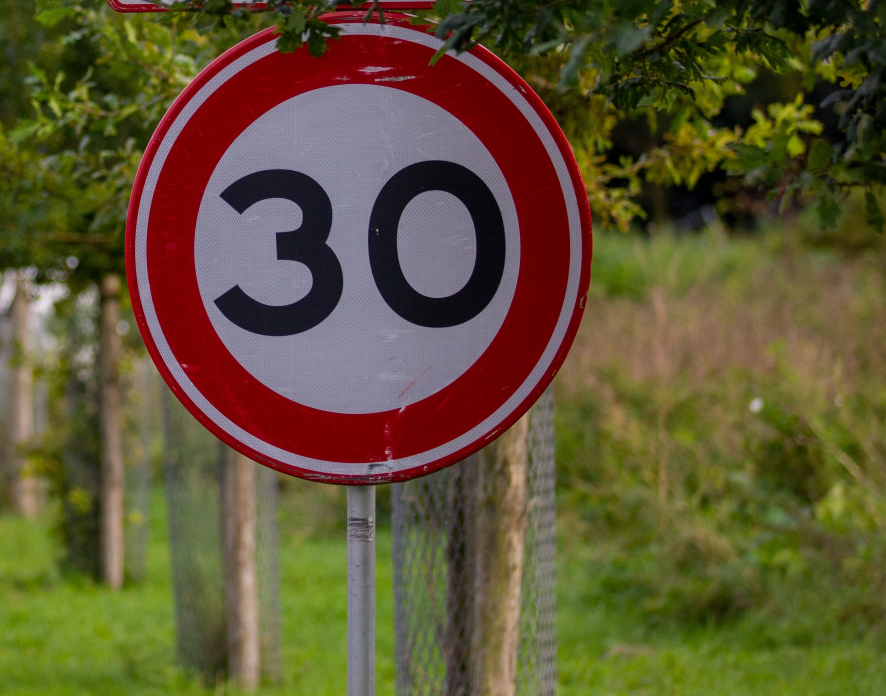
#> input picture german_roads_signs/road_sign_30peed.jpg, 2658 x 2088 px, given as the content of the folder german_roads_signs/road_sign_30peed.jpg, which was not available (shown at 1/3 size)
$ python -i utils.py   (imports and definitions only)
#> lines starting #> are read from the running program, lines starting #| are printed output that depends on the picture
import pandas as pd
from PIL import Image
from matplotlib import pyplot as plt
import numpy as np
import cv2
import os

# this function will help up to load images and preprocess them before inputting them into our model for testing (they need to be in jpg or png)

def get_imgs(path, size=(32, 32), grayscale=False):
    """ Returns a list of images from a folder as a numpy array """
#> called with path = 'german_roads_signs/road_sign_30peed.jpg', size = (32, 32), grayscale = False
    img_list = [os.path.join(path,f) for f in os.listdir(path) if f.endswith(".jpg") or f.endswith(".png")]
    imgs = None
    if grayscale:
        imgs = np.empty([len(img_list), size[0], size[1]], dtype=np.uint8)
    else:
        imgs = np.empty([len(img_list), size[0], size[1], 3], dtype=np.uint8)

    for i, img_path in enumerate(img_list):
        img = Image.open(img_path).convert('RGB')
#> img is the input picture: PIL image 2658x2088 RGB; mean R, G, B 95.7, 84.6, 51.7
        img = img.resize(size)
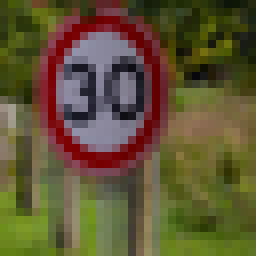
#> img: PIL image 32x32 RGB (shown 8 times larger); mean R, G, B 95.8, 84.8, 51.8
        im = np.array(to_grayscale(img)) if grayscale else np.array(img)
        imgs[i] = im

    return imgs

# display images contained in the img lists and their labels
def show_imgs(img_list, img_labels, title, cols=2, fig_size=(15, 15), show_ticks=True):
    """ Utility function to show us a list of traffic sign images """
    img_count = len(img_list)
    rows = img_count // cols
    cmap = None
    fig, axes = plt.subplots(rows, cols, figsize=fig_size)

    for i in range(0, img_count):
        img_name = img_labels[i]
        img = img_list[i]

        if len(img.shape) < 3 or img.shape[-1] < 3:
            cmap = "gray"
            img = np.reshape(img, (img.shape[0], img.shape[1]))

        if not show_ticks:
            axes[i].axis("off")

        axes[i].imshow(img, cmap=cmap)

    fig.suptitle(title, fontsize=12, fontweight='bold', y = 0.6)
    fig.tight_layout()
    plt.show()

    return

#Image processing functions

def to_normalize(img):
    """ Normalize the input images """
    gray_img  = np.sum(img, axis=3, keepdims=True)/3
    gray_img -= np.mean(gray_img, axis=0)
    gray_img /= (np.std(gray_img, axis=0) + np.finfo('float32').eps)

    return gray_img

def to_grayscale(img):
    """ Converts an image in RGB format to grayscale using OpenCV """
    return cv2.cvtColor(img, cv2.COLOR_RGB2GRAY)

>>> result = get_imgs('german_roads_signs/road_sign_30peed.jpg')

$ run again, on german_roads_signs/road_sign_50speed.jpg
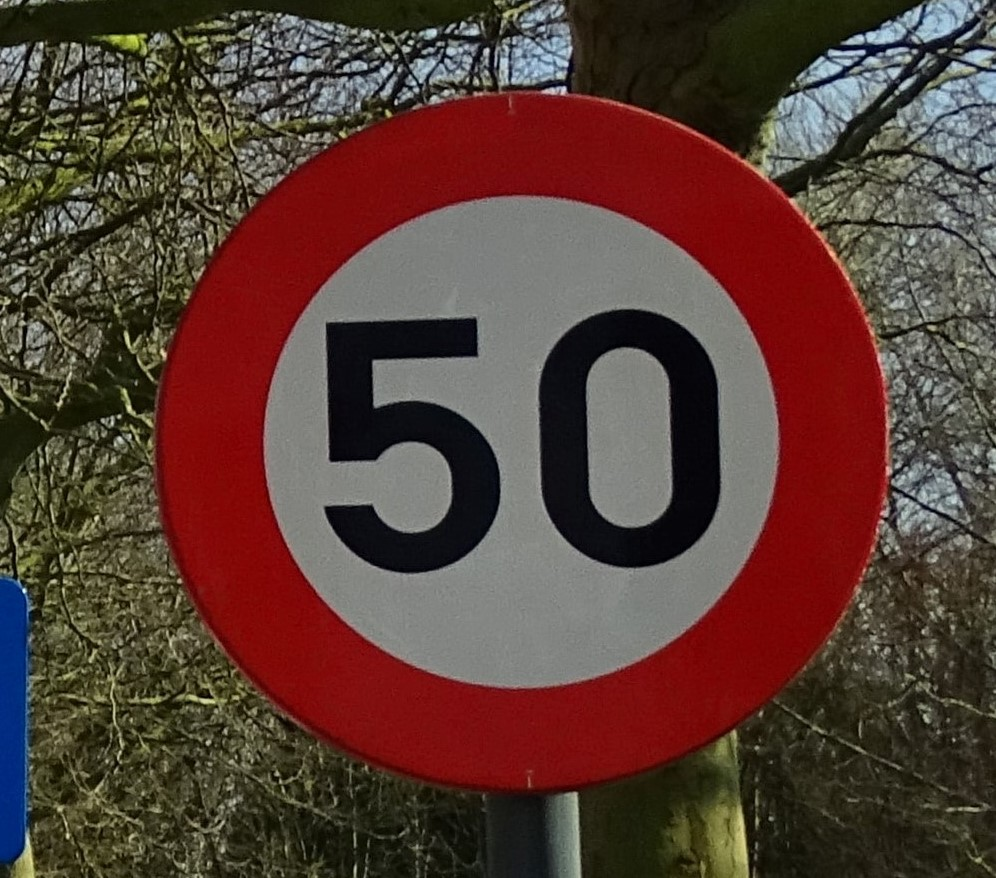
#> input picture german_roads_signs/road_sign_50speed.jpg, 996 x 878 px, given as the content of the folder german_roads_signs/road_sign_50speed.jpg, which was not available
#> in get_imgs, img is the input picture: PIL image 996x878 RGB; mean R, G, B 88.3, 62.3, 53.9
#> in get_imgs, `img = img.resize(size)`:
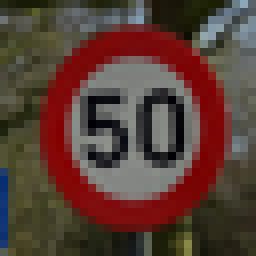
#> img: PIL image 32x32 RGB (shown 8 times larger); mean R, G, B 88.3, 62.3, 53.9
